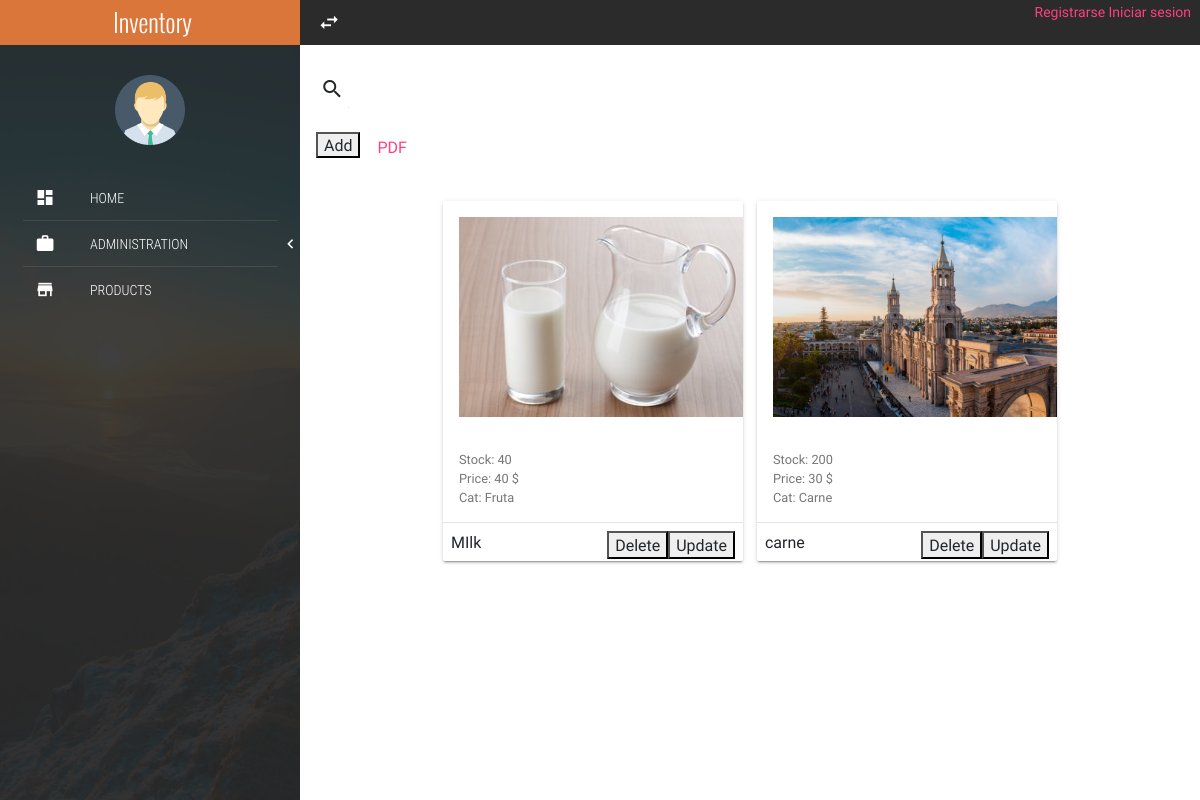
Before: /products/ with the older database file.
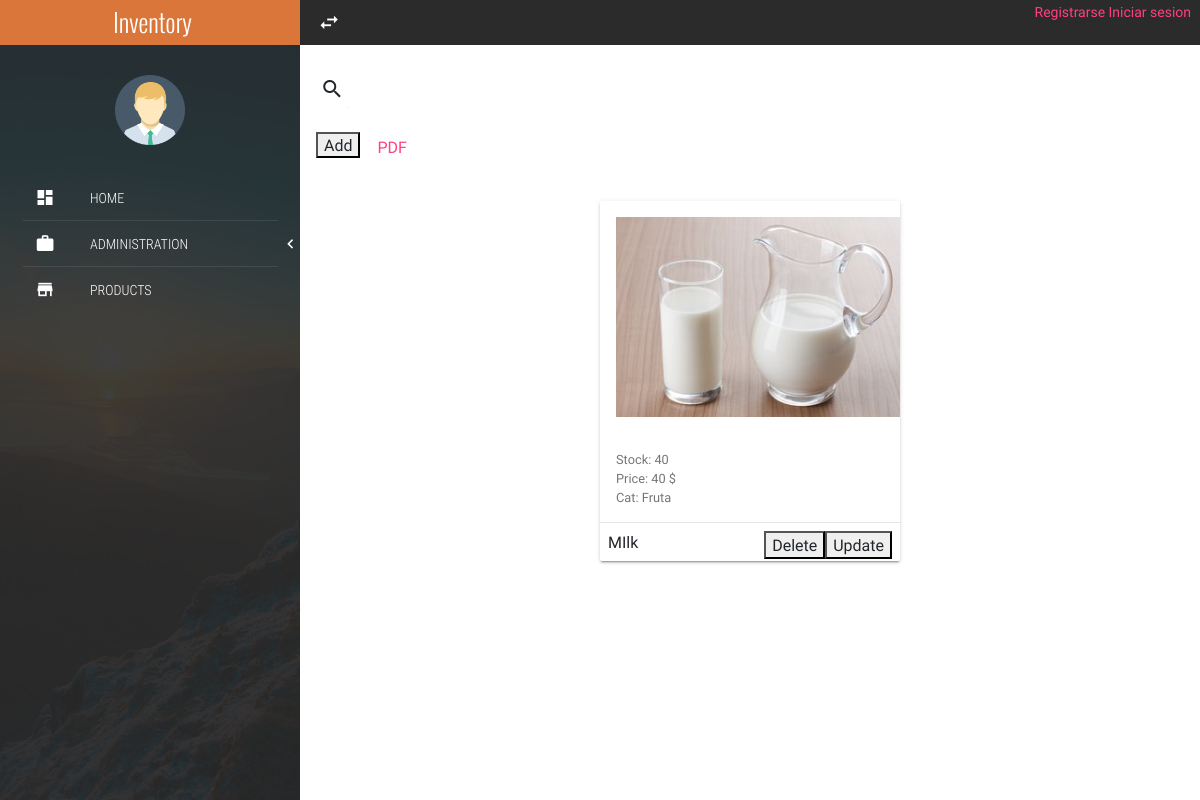
After: the same page with the newer database file.
### products/models.py (models this page shows)
class Product(models.Model):
	barcode = models.IntegerField()
	name = models.CharField(max_length=20)
	units = models.IntegerField()
	price = models.IntegerField()
	disc = models.IntegerField()
	cat = models.ForeignKey(Category, on_delete = models.SET_NULL, null=True)
	prov = models.ForeignKey(Provider, on_delete = models.SET_NULL, null=True)
	stat = models.IntegerField(
		null=False, blank=False,
		choices=product_status,
		default=1,
	)
	img = models.ImageField(upload_to='pics')

### categoria/models.py (models this page shows)
class Category(models.Model):
	name = models.CharField(max_length = 50)
	desc = models.CharField(max_length = 150)
	def __str__(self):
		return self.name

### products/views.py (the view)
# urls.py: path('',listProduct.as_view(),name='listProduct'),
class listProduct(ListView):
	model = Product
	template_name = 'products/products.html'
	queryset = Product.objects.all()

### templates/products/products.html (shortened to what this page needs)
{% extends 'index.html' %}
{% block content %}
		<div class="mdl-tabs mdl-js-tabs mdl-js-ripple-effect">
			<div>
				<div class="mdl-grid">
					<div class="mdl-cell mdl-cell--4-col-phone mdl-cell--8-col-tablet mdl-cell--12-col-desktop">
						<form action="#">
							<div class="mdl-textfield mdl-js-textfield mdl-textfield--expandable">
								<label class="mdl-button mdl-js-button mdl-button--icon" for="searchProduct">
									<i class="zmdi zmdi-search"></i>
								</label>
							</div>
						</form>
						<button onclick="abrir_modal_creacion('{% url 'addProduct' %}')">Add</button>
						<a href="{% url 'tablaPDF' %}" class = "btn btn-succes">PDF</a>
						<div class="full-width text-center" style="padding: 30px 0;">
							{% for prod in object_list %}
							<div class="mdl-card mdl-shadow--2dp full-width product-card">
								<div class="mdl-card__title">
									<img src="{{prod.img.url}}" width="400" height="200" alt="product">
								</div>
								<div class="mdl-card__supporting-text">
									<small>Stock: {{prod.units}} </small><br>
									<small>Price: {{prod.price}} $</small><br>
									<small>Cat: {{prod.cat}} </small>
								</div>
								<div class="mdl-card__actions mdl-card--border">
									{{prod.name}}
									<button onclick="abrir_modal_edicion('{% url 'updateProduct' prod.id %}')">Update</button>
									<button onclick="abrir_modal_borrar('{% url 'deleteProduct' prod.id %}')">Delete</button>
								</div>
							</div>
							{% endfor %}
						</div>
					</div>
				</div>
			</div>
		</div>
	</section>
{% endblock %}

Changed rows visible on the page:
removed Product: img (picture), units "200", price "30", cat "Carne", name "carne"
